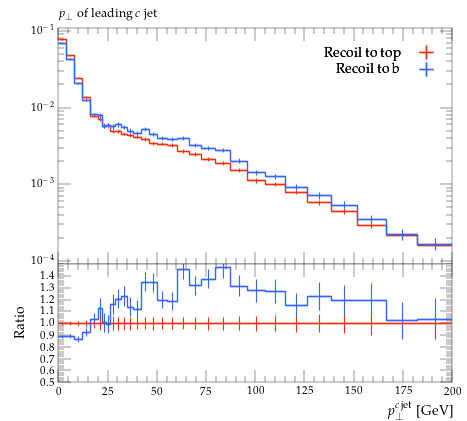

Recreate this plot in Python.
#! /usr/bin/env python

# This Python script was auto-generated using YODA v2.0.2.
# Analysis object: /MC_HFJETS/ptCJetLead
# Timestamp: 30-07-2026 (15:57:45)

import matplotlib as mpl
import matplotlib.pyplot as plt
mpl.use('Agg') # comment out for interactive use
import os
import numpy as np

plotDir = os.path.split(os.path.realpath(__file__))[0]
if 'YODA_USER_PLOT_PATH' in globals():
    plot_outdir = globals()['YODA_USER_PLOT_PATH']
else:
    plot_outdir = plotDir

#plot style
plt.style.use(os.path.join(plotDir, '../default.mplstyle'))
# plot metadata
figW, figH = plt.rcParams['figure.figsize']
ax_xLabel = r'$p_\perp^{c\,\mathrm{jet}}$ [GeV]'
ax_yLabel = r''
ax_title  = r'$p_\perp$ of leading $c$ jet'
ax_xScale = 'linear'
ax_yScale = 'log'
xLims = (0.0, 200.0)
yLims = (9e-05, 0.11000000000000001)

# TeX-friendly labels for the legend
labels = {
    'legend' : ([ r"Recoil to top", r"Recoil to b" ], r""),
}

# Adjust canvas width and height
canvasW = 10.0
canvasH = 9.0
figW *= canvasW/10.
figH *= canvasH/9.

# Create figure and axis objects
fig, (ax, ratio0_ax) = plt.subplots(2, 1, sharex=True,
                  figsize=(figW,figH), gridspec_kw={'height_ratios': (6.0, 3.0)})

# Set figure margins
plt.subplots_adjust(
    left   = 1.0 * plt.rcParams['figure.subplot.left'],
    right  = 1.0 * plt.rcParams['figure.subplot.right'],
    top    = 1.0 * plt.rcParams['figure.subplot.top'],
    bottom = 1.0 * plt.rcParams['figure.subplot.bottom'])

ratio0_ax.yaxis.set_major_locator(mpl.ticker.MultipleLocator(0.1))
ratio0_ax.set_ylim(0.5, 1.4999)
ratio0_ax.set_ylabel('Ratio')

# the numerical data is stored in a separate file
dataf = dict()
prefix = os.path.split(__file__)[0]
if prefix:    prefix = prefix + '/'
exec(open(prefix+'ptCJetLead__data.py').read(), dataf)


legend_handles = dict() # keep track of handles for the legend

# style options for curves
# starts at zorder>=5 to draw curve on top of legend
styles = {
  'recoil_t': {
    'color' : '#EE3311',
    'linestyle' : '-',
    'linewidth' : 1,
    'marker' : 'none',
    'markersize' : 2,
    'capsize' : 0.0,
    'zorder' : 5,
    'histstyle' : 1,
    'drawstyle' : 'steps-pre',
    'xerrorbars' : 1,
    'yerrorbars' : 1,
    'fillcolor' : None,
    'fillopacity' : 1.0,
    'ratio0_linestyle' : '-',
    'ratio0_linewidth' : 1,
    'ratio0_marker' : 'none',
    'ratio0_markersize' : 2,
    'ratio0_capsize' : 0.0,
    'ratio0_zorder' : 5,
    'ratio0_histstyle' : 1,
    'ratio0_drawstyle' : 'steps-pre',
    'ratio0_xerrorbars' : 1,
    'ratio0_yerrorbars' : 1,
  },
  'recoil_b': {
    'color' : '#3366FF',
    'linestyle' : '-',
    'linewidth' : 1,
    'marker' : 'none',
    'markersize' : 2,
    'capsize' : 0.0,
    'zorder' : 6,
    'histstyle' : 1,
    'drawstyle' : 'steps-pre',
    'xerrorbars' : 1,
    'yerrorbars' : 1,
    'fillcolor' : None,
    'fillopacity' : 1.0,
    'ratio0_linestyle' : '-',
    'ratio0_linewidth' : 1,
    'ratio0_marker' : 'none',
    'ratio0_markersize' : 2,
    'ratio0_capsize' : 0.0,
    'ratio0_zorder' : 6,
    'ratio0_histstyle' : 1,
    'ratio0_drawstyle' : 'steps-pre',
    'ratio0_xerrorbars' : 1,
    'ratio0_yerrorbars' : 1,
  },
}

# curve from input yoda files in main panel
for label, yvals in dataf['yvals'].items():
    if all(np.isnan(v) for v in dataf['yvals'][label]):
        continue
    tmp = None
    if styles[label]['histstyle']: # draw as histogram
        xpos = dataf['xedges'][label] if styles[label]['drawstyle'] else dataf['xpoints'][label]
        ypos = np.insert(yvals, 0, yvals[0]) if styles[label]['drawstyle'] else yvals
        if styles[label]['fillcolor']: # fill area below curve
            ax.fill_between(xpos, ypos, step='pre',
                            color=styles[label]['fillcolor'],
                            alpha=styles[label]['fillopacity'])
        tmp, = ax.plot(xpos, ypos,
                       color=styles[label]['color'],
                       linestyle=styles[label]['linestyle'],
                       linewidth=styles[label]['linewidth'],
                       drawstyle=styles[label]['drawstyle'], solid_joinstyle='miter',
                       zorder=styles[label]['zorder'], label=label)
    tmp = ax.errorbar(dataf['xpoints'][label], yvals,
                      xerr=np.array(dataf['xerrs'][label])*styles[label]['xerrorbars'],
                      yerr=np.array(dataf['yerrs'][label])*styles[label]['yerrorbars'],
                      fmt=styles[label]['marker'], capsize=styles[label]['capsize'],
                      markersize=styles[label]['markersize'],
                      ecolor=styles[label]['color'],
                      color=styles[label]['color'], zorder=styles[label]['zorder'])
    tmp[-1][0].set_linestyle(styles[label]['linestyle'])
    tmp[-1][0].set_linewidth(styles[label]['linewidth'])
    if label in dataf['add_legend_handle']:  legend_handles[label] = tmp
    for varLabel in dataf['variation_yvals'].keys():
        if varLabel.startswith(label):
            tmp, = ax.plot(dataf['xedges'][label], dataf['variation_yvals'][varLabel],
                           color=styles[label]['color'],
                           linestyle=styles[label]['linestyle'],
                           linewidth=styles[label]['linewidth'],
                           drawstyle='steps-pre', solid_joinstyle='miter',
                           zorder=styles[label]['zorder'], alpha=0.5)


# plots on ratio panel
# curve from input yoda files in ratio panel
for label, yvals in dataf['ratio0_yvals'].items():
    if all(np.isnan(v) for v in yvals):
        continue
    if styles[label]['ratio0_histstyle']: # plot as histogram
        xpos = dataf['xedges']['recoil_t'] if styles[label]['ratio0_drawstyle'] else dataf['xpoints']['recoil_t']
        ypos = np.insert(yvals, 0, yvals[0]) if styles[label]['ratio0_drawstyle'] else yvals
        ratio0_ax.plot(xpos, ypos,
                       color=styles[label]['color'],
                       linewidth=styles[label]['linewidth'],
                       linestyle=styles[label]['ratio0_linestyle'],
                       drawstyle=styles[label]['ratio0_drawstyle'], zorder=styles[label]['zorder'],
                       solid_joinstyle='miter')
    tmp = ratio0_ax.errorbar(dataf['xpoints']['recoil_t'], yvals,
                             xerr=np.array(dataf['ref_xerrs'])*styles[label]['ratio0_xerrorbars'],
                             yerr=np.array(dataf['ratio0_yerrs'][label])*styles[label]['ratio0_yerrorbars'],
                             fmt=styles[label]['ratio0_marker'], capsize=styles[label]['ratio0_capsize'],
                             markersize=styles[label]['ratio0_markersize'],
                             ecolor=styles[label]['color'],
                             color=styles[label]['color'])
    tmp[-1][0].set_linestyle(styles[label]['ratio0_linestyle'])
    tmp[-1][0].set_linewidth(styles[label]['ratio0_linewidth'])

    for varlabel in dataf['ratio0_variation_vals'].keys():
        if varlabel.startswith(label):
            ratio0_ax.plot(dataf['xedges']['recoil_t'],
                            dataf['ratio0_variation_vals'][varlabel],
                            color=styles[label]['color'],
                            linestyle=styles[label]['linestyle'],
                            linewidth=styles[label]['linewidth'],
                            drawstyle='steps-pre', solid_joinstyle='miter',
                            zorder=1, alpha=0.5)

legend_items = list(legend_handles.values())
ax.add_artist(ax.legend(legend_items,
                        labels['legend'][0],
                        title=labels['legend'][1],
                        alignment='right',
                        loc='upper right',
                        bbox_to_anchor=(1.0, 0.97),markerfirst=False))

# set plot metadata as defined above
ratio0_ax.set_xlabel(ax_xLabel)
ratio0_ax.xaxis.set_label_coords(1., -0.15)
ax.set_ylabel(ax_yLabel, ha='right', va='top')
ax.yaxis.set_label_coords(-0.11, 1.0)
ax.set_title(ax_title, loc='left')
ax.set_xscale(ax_xScale)
ax.set_yscale(ax_yScale)
ax.set_xlim(xLims)
ax.set_ylim(yLims)

# tick formatting
plt.rcParams['xtick.top'] = True
plt.rcParams['ytick.right'] = True
ax.yaxis.set_major_locator(mpl.ticker.LogLocator(base=10.0, numticks=np.inf))
ax.yaxis.set_minor_locator(mpl.ticker.LogLocator(
                           base=10.0, subs=np.arange(0.1, 1, 0.1), numticks=np.inf))
fig.align_ylabels((ax, ratio0_ax))
plt.savefig(os.path.join(plot_outdir, 'ptCJetLead.pdf'), format='PDF')
plt.savefig(os.path.join(plot_outdir, 'ptCJetLead.png'), format='PNG')

plt.close(fig)
